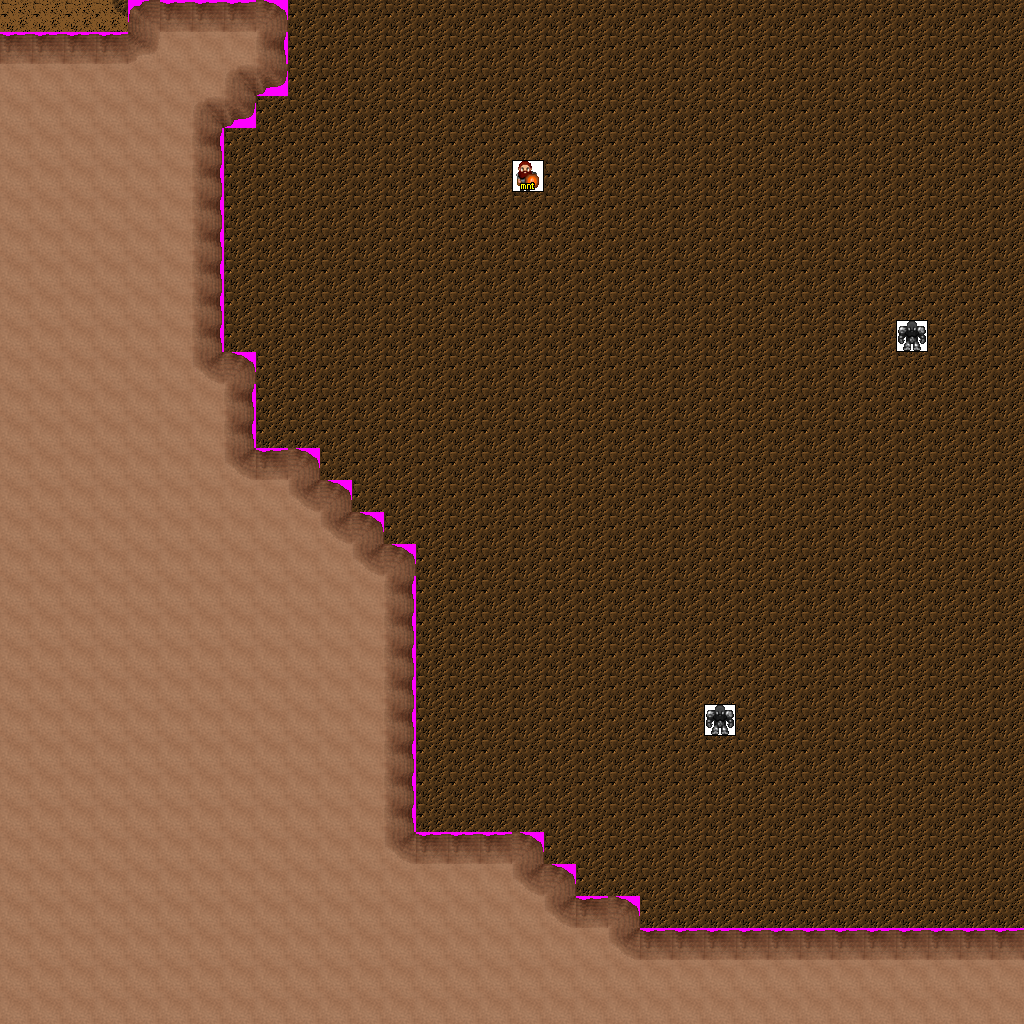

This game map was drawn from its Tiled (.tmx) file and the tilesets committed beside it. A one-line description and the trimmed map source follow:
An orthogonal 32x32 tile map with 32x32 px tiles, 6 tile layers (Ground, Objects, Above, Walkable, ...), 6 tilesets and 8 objects (4x newmap, from_west_0, from_east_0, from_south_0, from_south_1).

<map version="1.0" orientation="orthogonal" width="32" height="32" tilewidth="32" tileheight="32">
 <tileset firstgid="1" name="logic_creature_mountain_dwarf" tilewidth="32" tileheight="32">
  <image source="../drawable/logic_creature_mountain_dwarf.png" width="160" height="32" />
 </tileset>
 <tileset firstgid="6" name="ground_scratches" tilewidth="32" tileheight="32">
  <image source="../drawable/ground_scratches.png" width="160" height="32" />
 </tileset>
 <tileset firstgid="11" name="ground_scratches2_edges" tilewidth="32" tileheight="32">
  <image source="../drawable/ground_scratches2_edges.png" width="192" height="96" />
 </tileset>
 <tileset firstgid="29" name="building_wall_int_sandstone" tilewidth="32" tileheight="32">
  <image source="../drawable/building_wall_int_sandstone.png" width="96" height="160" />
 </tileset>
 <tileset firstgid="44" name="logic_creature_golem" tilewidth="32" tileheight="32">
  <image source="../drawable/logic_creature_golem.png" width="128" height="32" />
 </tileset>
 <tileset firstgid="48" name="walkable_sentinel" tilewidth="32" tileheight="32">
  <image source="../drawable/walkable_sentinel.png" width="32" height="32" />
 </tileset>
 <layer name="Ground" width="32" height="32">
  <data>[1024 cells, 1024 non-empty, 2 distinct tile ids]</data>
 </layer>
 <layer name="Objects" width="32" height="32">
  <data>[1024 cells, 0 non-empty, 0 distinct tile ids]</data>
 </layer>
 <layer name="Above" width="32" height="32">
  <data>[1024 cells, 0 non-empty, 0 distinct tile ids]</data>
 </layer>
 <layer name="Walkable" width="32" height="32">
  <data>[1024 cells, 405 non-empty, 1 distinct tile ids]</data>
 </layer>
 <layer name="Objects_stendhal" width="32" height="32">
  <data>[1024 cells, 406 non-empty, 10 distinct tile ids]</data>
 </layer>
 <layer name="Objects_stendhal2" width="32" height="32">
  <data>[1024 cells, 3 non-empty, 2 distinct tile ids]</data>
 </layer>
 <objectgroup name="Mapevents" width="32" height="32">
  <object name="exit_east_0" type="newmap" x="992" y="0" width="32" height="928">
   <properties>
    <property name="map" value="level_2_semos_mine_n2_e_x3_y1" />
    <property name="place" value="from_east_0" />
   </properties>
  </object>
  <object name="exit_west_0" type="newmap" x="0" y="0" width="32" height="32">
   <properties>
    <property name="map" value="level_2_semos_mine_n2_e_x1_y1" />
    <property name="place" value="from_west_0" />
   </properties>
  </object>
  <object name="exit_north_0" type="newmap" x="0" y="0" width="128" height="32">
   <properties>
    <property name="map" value="level_2_semos_mine_n2_e_x2_y0" />
    <property name="place" value="from_north_0" />
   </properties>
  </object>
  <object name="exit_north_1" type="newmap" x="288" y="0" width="736" height="32">
   <properties>
    <property name="map" value="level_2_semos_mine_n2_e_x2_y0" />
    <property name="place" value="from_north_1" />
   </properties>
  </object>
 </objectgroup>
 <objectgroup name="Spawn" width="32" height="32">
  <object name="from_west_0" x="992" y="448" width="32" height="32" />
  <object name="from_east_0" x="0" y="0" width="32" height="32" />
  <object name="from_south_0" x="64" y="0" width="32" height="32" />
  <object name="from_south_1" x="640" y="0" width="32" height="32" />
 </objectgroup>
 <objectgroup name="Keys" width="32" height="32" />
 <objectgroup name="Replace" width="32" height="32" />
</map>
